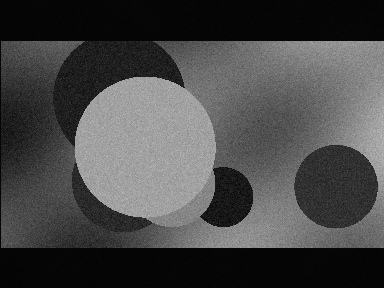
#> input picture studio/tests/fixtures/borders/letterbox.png, 384 x 288 px
$ python twb.py ../studio/tests/fixtures/borders/letterbox.png --output out.png
#> lines starting #> are read from the running program, lines starting #| are printed output that depends on the picture
#!/usr/bin/env python3
"""Emulate the reproduction chain behind the photographs in
"The Timeless Way of Building": camera negative -> copy print ->
halftone on uncoated paper -> page scan.

Every stage is a knob. Stages marked [LR] have a direct Lightroom
equivalent; stages marked [x] do not and exist to test fidelity.

    python3 twb.py photo.jpg -o out.png
    python3 twb.py photo.jpg -o out.png --no-screen      # Lightroom-only subset
"""
import argparse
import math

import numpy as np
from PIL import Image
from scipy import ndimage as ndi

F = np.float32


# ---------- helpers ----------------------------------------------------------
def srgb_to_lin(x):
    return np.where(x <= 0.04045, x / 12.92, ((x + 0.055) / 1.055) ** 2.4)


def lin_to_srgb(x):
    x = np.clip(x, 0, None)
    return np.where(x <= 0.0031308, x * 12.92, 1.055 * x ** (1 / 2.4) - 0.055)


def resize(a, size, resample=Image.LANCZOS):
    """Resize a float array (H,W) to size=(w,h)."""
    return np.asarray(Image.fromarray(a.astype(F), mode="F").resize(size, resample), dtype=F)


def load_rgb(path, crop=None):
    im = Image.open(path).convert("RGB")
    if crop:
        cw, ch = (float(v) for v in crop.split(":"))
        w, h = im.size
        tw, th = (w, round(w * ch / cw)) if w * ch / cw <= h else (round(h * cw / ch), h)
        l, t = (w - tw) // 2, (h - th) // 2
        im = im.crop((l, t, l + tw, t + th))
    return np.asarray(im, dtype=F) / 255


# ---------- stage 1: the "negative" ------------------------------------------
MIX_HUES = np.array([0, 30, 60, 120, 180, 240, 270, 300, 360]) / 360


def to_mono(rgb, mix, blue_sens=0.0):
    """[LR] B&W conversion with a hue mixer (red,orange,yellow,green,aqua,blue,purple,magenta).

    blue_sens shifts the film's colour response toward blue, as with older emulsions
    shot without a yellow filter: 0 = modern luminance, 1 = strongly blue-sensitive.
    Blue skies go pale, reds and foliage go darker."""
    r, g, b = rgb[..., 0], rgb[..., 1], rgb[..., 2]
    wr, wg, wb = (np.array([0.299, 0.587, 0.114]) * (1 - blue_sens) + np.array([0.18, 0.32, 0.50]) * blue_sens)
    y = wr * r + wg * g + wb * b
    mx, mn = rgb.max(-1), rgb.min(-1)
    c = mx - mn
    cs = np.where(c > 1e-6, c, 1)
    h = np.select([mx == r, mx == g], [((g - b) / cs) % 6, (b - r) / cs + 2], (r - g) / cs + 4) / 6
    w = np.interp(h, MIX_HUES, list(mix) + [mix[0]])
    return np.clip(y + 0.6 * c * w / 100, 0, 1).astype(F)


def exposure(x, ev):
    """[LR] Exposure in stops, applied in linear light, with a soft shoulder so
    pushed highlights roll off the way film and paper do instead of clipping hard."""
    if ev == 0:
        return x
    lin = srgb_to_lin(x) * 2.0 ** ev
    knee = 0.7
    lin = np.where(lin > knee, knee + (1 - knee) * np.tanh((lin - knee) / (1 - knee)), lin)
    return np.clip(lin_to_srgb(lin), 0, 1).astype(F)


# [9 lines left out: function auto_exposure, not called in this run]


def grain(x, amount, size, seed):
    """[LR] Film grain added before the contrast stage, so the curve shapes it."""
    if amount <= 0:
        return x
    n = np.random.default_rng(seed).standard_normal(x.shape).astype(F)
    if size > 0:
        n = ndi.gaussian_filter(n, size)
    return x + amount * n / n.std()


# ---------- stage 2: the copy print ------------------------------------------
def tone(x, bp, wp, contrast, pivot):
    """[LR] Levels clip, then an S-curve. Stands in for Contrast/Whites/Blacks/Shadows."""
    x = np.clip((x - bp) / (wp - bp), 0, 1)
    if pivot != 0.5:
        x = x ** (math.log(0.5) / math.log(pivot))
    xg = x ** contrast
    return (xg / (xg + (1 - x) ** contrast + 1e-9)).astype(F)


def clarity(x, amount, radius):
    """[LR] Local contrast: wide-radius unsharp mask."""
    if amount == 0:
        return x
    return np.clip(x + amount * (x - ndi.gaussian_filter(x, radius)), 0, 1)


def vignette(x, amount):
    """[LR] Darken corners."""
    if amount == 0:
        return x
    h, w = x.shape
    yy, xx = np.mgrid[0:h, 0:w].astype(F)
    r2 = ((xx - w / 2) / (w / 2)) ** 2 + ((yy - h / 2) / (h / 2)) ** 2
    return x * (1 - amount * r2 / 2)


# ---------- stage 3: halftone on paper, then the page scan --------------------
# [75 lines left out: functions halftone_scan, scan_artifacts, not called in this run]


# ---------- stage 4: the grain as it appears in the scans ----------------------
# Radial power spectrum measured on flat patches of the reference scans (porch sky,
# barbershop wall). It falls steadily from large soft clouds to fine specks, with no
# preferred blob size, which is what keeps it from looking regular.
GRAIN_F = np.array([0.004, 0.04, 0.09, 0.16, 0.25, 0.35, 0.45, 0.71])
GRAIN_PSD = np.array([1.60, 1.60, 0.25, 0.105, 0.080, 0.030, 0.009, 0.003])
GRAIN_SPLIT = 0.12   # c/px: below this is soft cloudiness, above it is fine grain


def book_grain(x, amount, speckle, clouds, seed):
    """[~LR] Grain synthesised to match the reference scans: their measured spectrum,
    fine grain with heavier-than-Gaussian tails (occasional strong specks), and a
    strength that peaks in the mid-greys and fades toward solid black and paper white.

    amount   strength in the mid-greys (the scans measure about 0.03)
    speckle  0 = smooth Gaussian fine grain, 1 = the scans' speckiness
    clouds   weight of the large soft blotches relative to the fine grain (1 = as measured)
    """
    if amount <= 0:
        return x
    h, w = x.shape
    rng = np.random.default_rng(seed + 3)
    spec = np.fft.rfft2(rng.standard_normal((h, w)))
    f = np.hypot(np.fft.fftfreq(h)[:, None], np.fft.rfftfreq(w)[None, :])
    psd = np.exp(np.interp(np.log(np.maximum(f, 1e-4)), np.log(GRAIN_F), np.log(GRAIN_PSD)))
    psd[0, 0] = 0
    low = np.fft.irfft2(spec * np.sqrt(np.where(f < GRAIN_SPLIT, psd * clouds, 0)), s=(h, w))
    high = np.fft.irfft2(spec * np.sqrt(np.where(f >= GRAIN_SPLIT, psd, 0)), s=(h, w))
    sd_high = high.std()
    z = high / sd_high
    if speckle > 0:
        z = z - 0.03 * speckle * (z * z - 1)        # lean slightly toward dark specks
        z = z * (1 + 0.09 * speckle * z * z)        # heavier tails: occasional strong specks
        z /= z.std()
    n = low + z * sd_high
    n /= n.std()
    weight = 0.15 + 0.85 * 4 * x * (1 - x)          # strongest in the mid-greys
    return np.clip(x + amount * weight * n.astype(F), 0, 1)


# ---------- pipeline ----------------------------------------------------------
def process(rgb, p):
    x = to_mono(rgb, p.mix, p.blue_sens)
    ev = p.ev
    if p.auto_ev is not None:
        auto, med, top = auto_exposure(x, p.auto_ev)
        ev += auto
        print(f"auto exposure {auto:+.2f} EV (median {med:.2f}, brightest 2% at {top:.2f})")
    x = exposure(x, ev)
    h, w = x.shape
    s = p.long_edge / max(h, w)
    x = resize(x, (round(w * s), round(h * s)))
#> in resize, `return np.asarray(Image.fromarray(a.astype(F), mode="F").resize(size, ..`:
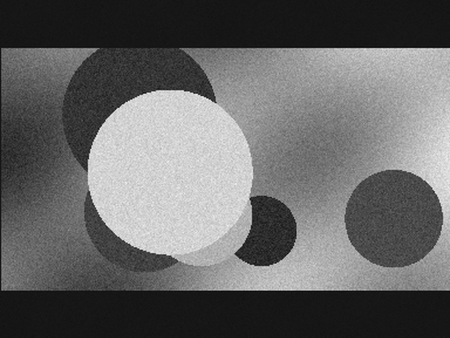
#> returned value: shape (675, 900) float32 (shown at 1/2 size); min -0.0531, max 0.779, mean 0.283; drawn with min black and max white
    if p.soften > 0:
        x = ndi.gaussian_filter(x, p.soften)
    x = grain(x, p.grain, p.grain_size, p.seed)
    x = tone(x, p.bp, p.wp, p.contrast, p.pivot)
#> in tone, `xg = x ** contrast`:
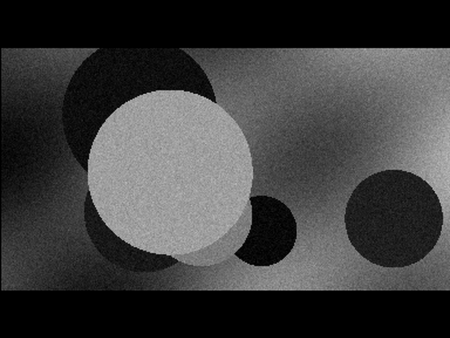
#> xg: shape (675, 900) float32 (shown at 1/2 size); min 0, max 0.782, mean 0.243
#> in tone, `return (xg / (xg + (1 - x) ** contrast + 1e-9)).astype(F)`:
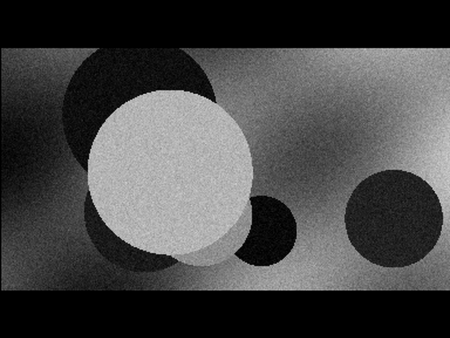
#> returned value: shape (675, 900) float32 (shown at 1/2 size); min 0, max 0.856, mean 0.275
    x = clarity(x, p.clarity, 0.025 * p.long_edge)
    x = vignette(x, p.vignette)
    screen = p.screen
    if screen > 0:
        period = p.long_edge / screen                 # dot spacing in output px
        x = halftone_scan(x, period, p, neutral=not p.raw_screen)
        x = scan_artifacts(x, p.mottle, p.mottle_size, p.banding, p.band_period, p.seed)
    x = book_grain(np.clip(x, 0, 1), p.book_grain, p.speckle, p.clouds, p.seed)
#> in book_grain, `psd = np.exp(np.interp(np.log(np.maximum(f, 1e-4)), np.log(GRAIN_F), n..`:
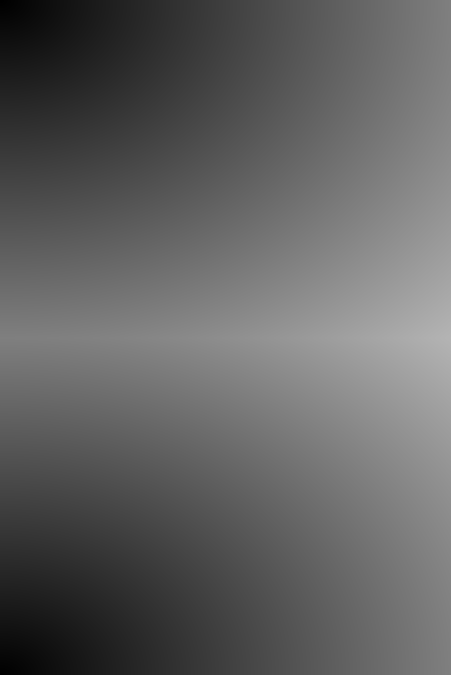
#> f: shape (675, 451) float64; min 0, max 0.707, mean 0.383
#> in book_grain, `weight = 0.15 + 0.85 * 4 * x * (1 - x)`:
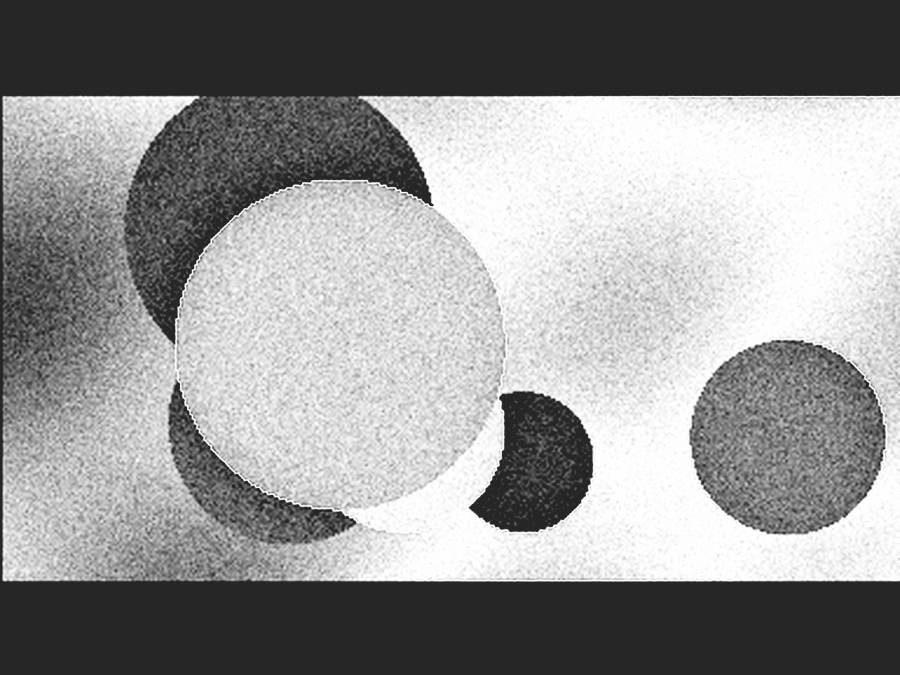
#> weight: shape (675, 900) float32; min 0.15, max 1, mean 0.582
    x = p.floor + (p.ceil - p.floor) * np.clip(x, 0, 1)
    return x


def to_image(x, paper):
#> called with paper = False
    if not paper:
        return Image.fromarray((np.clip(x, 0, 1) * 255 + 0.5).astype(np.uint8), "L")
#> returned value: PIL image 900x675 L
    ink, sheet = np.array([28, 25, 22], F), np.array([247, 241, 226], F)
    rgb = ink + (sheet - ink) * np.clip(x, 0, 1)[..., None]
    return Image.fromarray((rgb + 0.5).astype(np.uint8), "RGB")


def parser():
    ap = argparse.ArgumentParser(description=__doc__, formatter_class=argparse.RawDescriptionHelpFormatter)
    ap.add_argument("input")
    ap.add_argument("-o", "--output", required=True)
    ap.add_argument("--long-edge", type=int, default=900, help="output size in px (default 900)")
    ap.add_argument("--crop", help="centre-crop to an aspect ratio first, e.g. 2:3")
    g = ap.add_argument_group("negative")
    g.add_argument("--mix", type=lambda s: [float(v) for v in s.split(",")],
                   default=[-10, 0, 0, -10, 20, 30, 0, 0], metavar="R,O,Y,G,A,B,P,M",
                   help="B&W mixer, -100..100 per hue")
    g.add_argument("--blue-sens", type=float, default=0.0,
                   help="0..1, shift the film response toward blue: pale skies, darker reds and foliage")
    g.add_argument("--ev", type=float, default=0.0, help="exposure in stops")
    g.add_argument("--auto-ev", type=float, nargs="?", const=0.45, default=None, metavar="TARGET",
                   help="pick exposure from the median tone (aimed at TARGET, default 0.45) and the "
                        "brightest 2%% (aimed just under white); --ev adds to it")
    g.add_argument("--soften", type=float, default=0.45, help="blur sigma in output px")
    g.add_argument("--grain", type=float, default=0.0, help="extra film grain added before the contrast stage (0-0.2)")
    g.add_argument("--grain-size", type=float, default=0.45, help="grain clump sigma in output px")
    g.add_argument("--seed", type=int, default=1)
    g = ap.add_argument_group("copy print")
    g.add_argument("--bp", type=float, default=0.04, help="input level clipped to black")
    g.add_argument("--wp", type=float, default=0.92, help="input level clipped to white")
    g.add_argument("--contrast", type=float, default=1.2, help="S-curve strength, 1 = none")
    g.add_argument("--pivot", type=float, default=0.5, help="tone that stays mid-grey")
    g.add_argument("--clarity", type=float, default=0.25)
    g.add_argument("--vignette", type=float, default=0.10)
    g = ap.add_argument_group("halftone + scan")
    g.add_argument("--screen", type=float, default=0,
                   help="halftone lines along the long edge. Off by default: it leaves a faint regular "
                        "ripple that the scans mostly lack. Try 0.9 x --long-edge for visible dots, or a "
                        "value close to --long-edge for the diamond moire seen in the porch scan")
    g.add_argument("--no-screen", dest="screen", action="store_const", const=0,
                   help="skip the halftone and scan stages (Lightroom-only subset)")
    g.add_argument("--angle", type=float, default=45)
    g.add_argument("--raw-screen", action="store_true",
                   help="let dot gain darken the mid-tones instead of compensating for it")
    g.add_argument("--dot-gain", type=float, default=0.03)
    g.add_argument("--ink-blur", type=float, default=0.18)
    g.add_argument("--grey-scan", dest="bitonal", action="store_false", help="scan in greyscale instead of 1-bit")
    g.add_argument("--skew", type=float, default=1.5, help="page rotation on the scanner, degrees")
    g.add_argument("--warp", type=float, default=0.5, help="slow drift of the dot lattice, in dot periods")
    g.add_argument("--warp-scale", type=float, default=40.0, help="distance over which the lattice drifts, px")
    g.add_argument("--dot-noise", type=float, default=0.0, help="ragged dots from paper fibre and inking")
    g.add_argument("--scan-aa", type=float, default=0.55,
                   help="scanner low-pass before sampling, output px; 0 gives hard rectangular moire")
    g.add_argument("--scan-blur", type=float, default=0.0, help="softness of the scan in output px")
    g.add_argument("--mottle", type=float, default=0.0, help="blotchy unevenness in the greys")
    g.add_argument("--mottle-size", type=float, default=6.0, help="blotch size in output px")
    g.add_argument("--banding", type=float, default=0.0, help="horizontal moire bands (reference 1 has about 0.02)")
    g.add_argument("--band-period", type=float, default=36.0, help="band spacing in output px")
    g = ap.add_argument_group("grain matched to the scans")
    g.add_argument("--book-grain", type=float, default=0.038, help="strength in the mid-greys (scans measure ~0.03)")
    g.add_argument("--speckle", type=float, default=0.3, help="0 = smooth, 1 = as specky as the scans")
    g.add_argument("--clouds", type=float, default=0.0,
                   help="large soft blotches. Off by default: they were measured from scan patches that "
                        "contain real shading and moire, and read as artificial in smooth skies")
    g = ap.add_argument_group("output")
    g.add_argument("--floor", type=float, default=0.07, help="darkest output value")
    g.add_argument("--ceil", type=float, default=1.0, help="brightest output value")
    g.add_argument("--paper", action="store_true", help="tone as warm ink on cream paper")
    return ap


if __name__ == "__main__":
    p = parser().parse_args()
    out = process(load_rgb(p.input, p.crop), p)
    to_image(out, p.paper).save(p.output)
    print(f"wrote {p.output} {out.shape[1]}x{out.shape[0]}")
#| wrote out.png 900x675

$ run again, on studio/tests/fixtures/borders/pillarbox.png
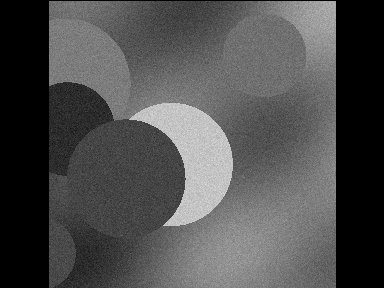
#> input picture studio/tests/fixtures/borders/pillarbox.png, 384 x 288 px
#> c: shape (288, 384) float32; every value is 0
#> cs: shape (288, 384) float32; every value is 1
#> in resize, `return np.asarray(Image.fromarray(a.astype(F), mode="F").resize(size, ..`:
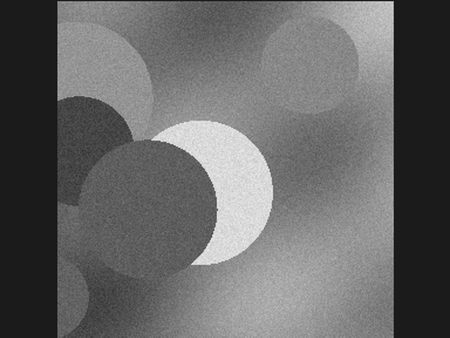
#> returned value: shape (675, 900) float32 (shown at 1/2 size); min -0.111, max 0.918, mean 0.307; drawn with min black and max white
#> in book_grain, `weight = 0.15 + 0.85 * 4 * x * (1 - x)`:
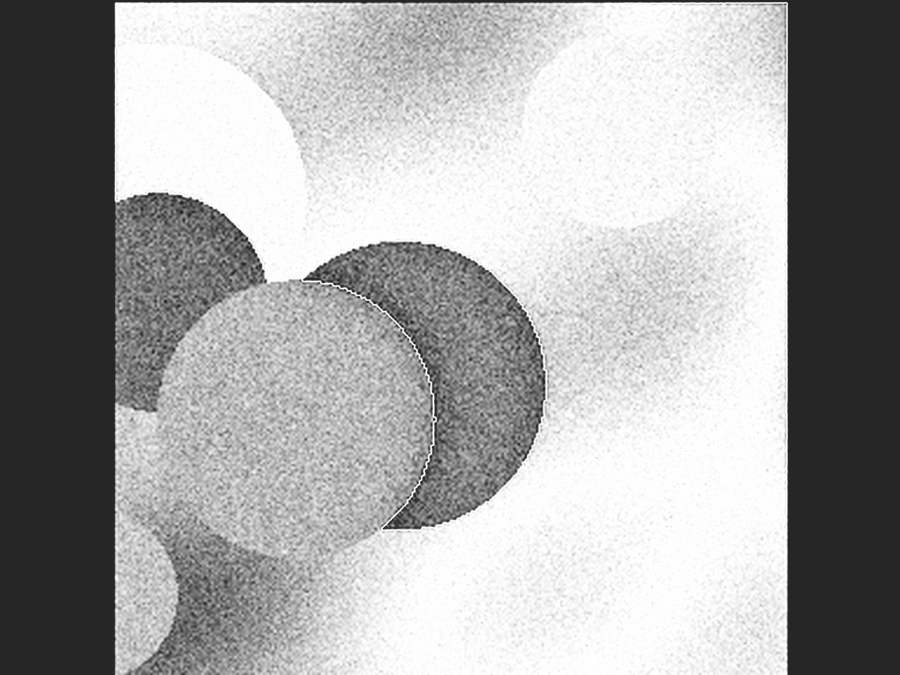
#> weight: shape (675, 900) float32; min 0.15, max 1, mean 0.659
#| wrote out.png 900x675

$ run again, on studio/tests/fixtures/borders/rotated.png
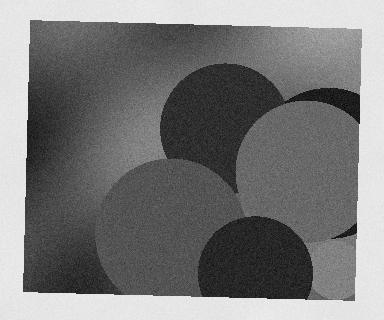
#> input picture studio/tests/fixtures/borders/rotated.png, 384 x 320 px
#> c: shape (320, 384) float32; every value is 0
#> cs: shape (320, 384) float32; every value is 1
#> in vignette, `return x * (1 - amount * r2 / 2)`:
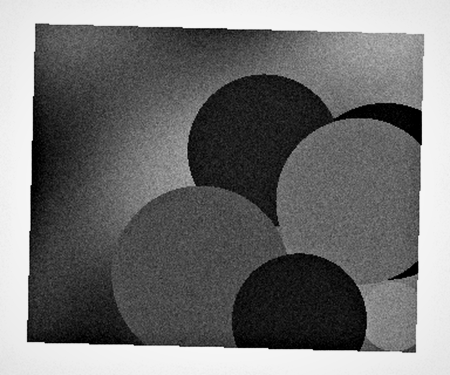
#> returned value: shape (750, 900) float32 (shown at 1/2 size); min 0, max 0.964, mean 0.457
#> in book_grain, `weight = 0.15 + 0.85 * 4 * x * (1 - x)`:
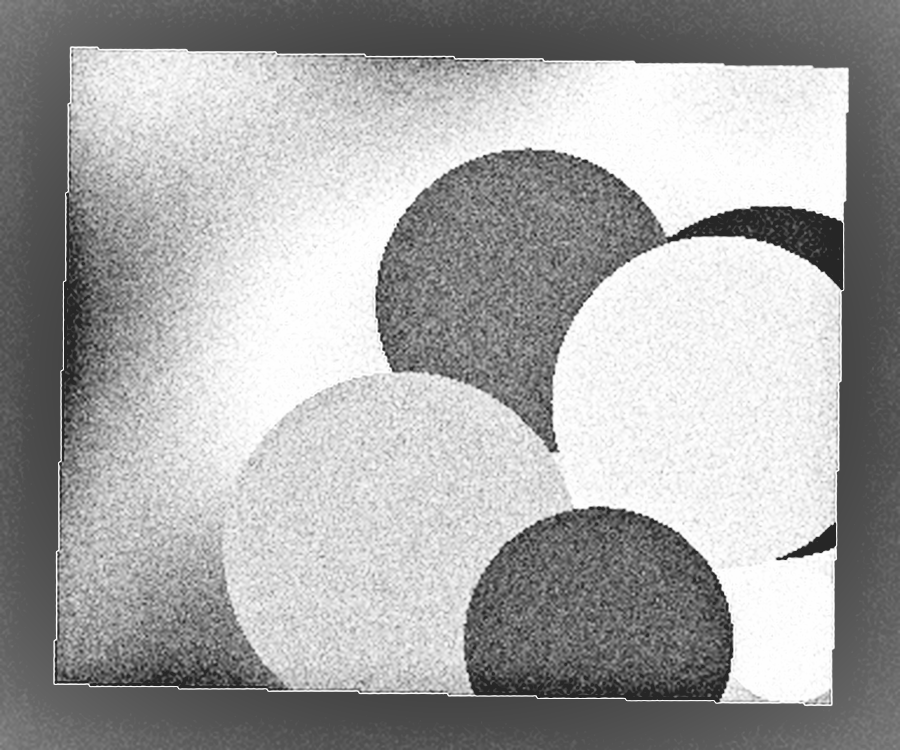
#> weight: shape (750, 900) float32; min 0.15, max 1, mean 0.652
#| wrote out.png 900x750
